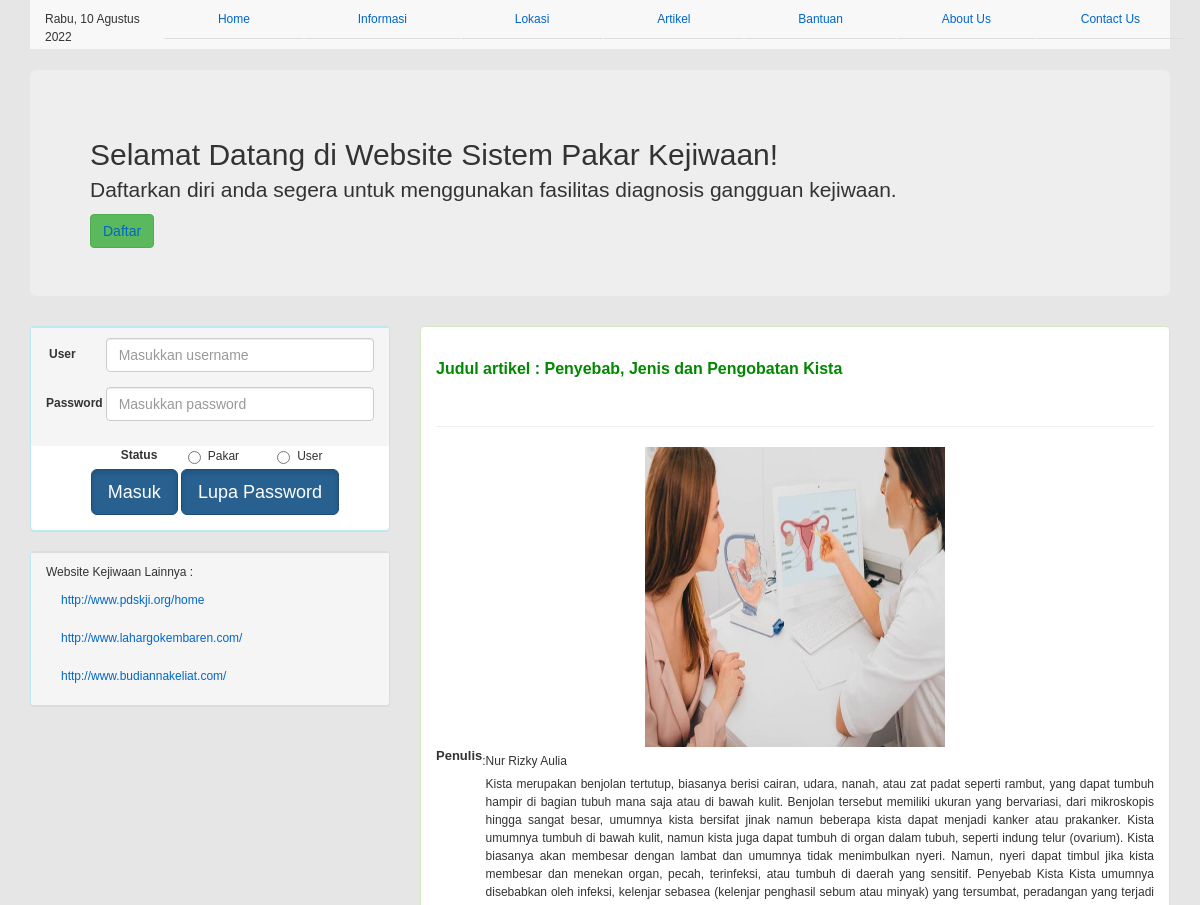
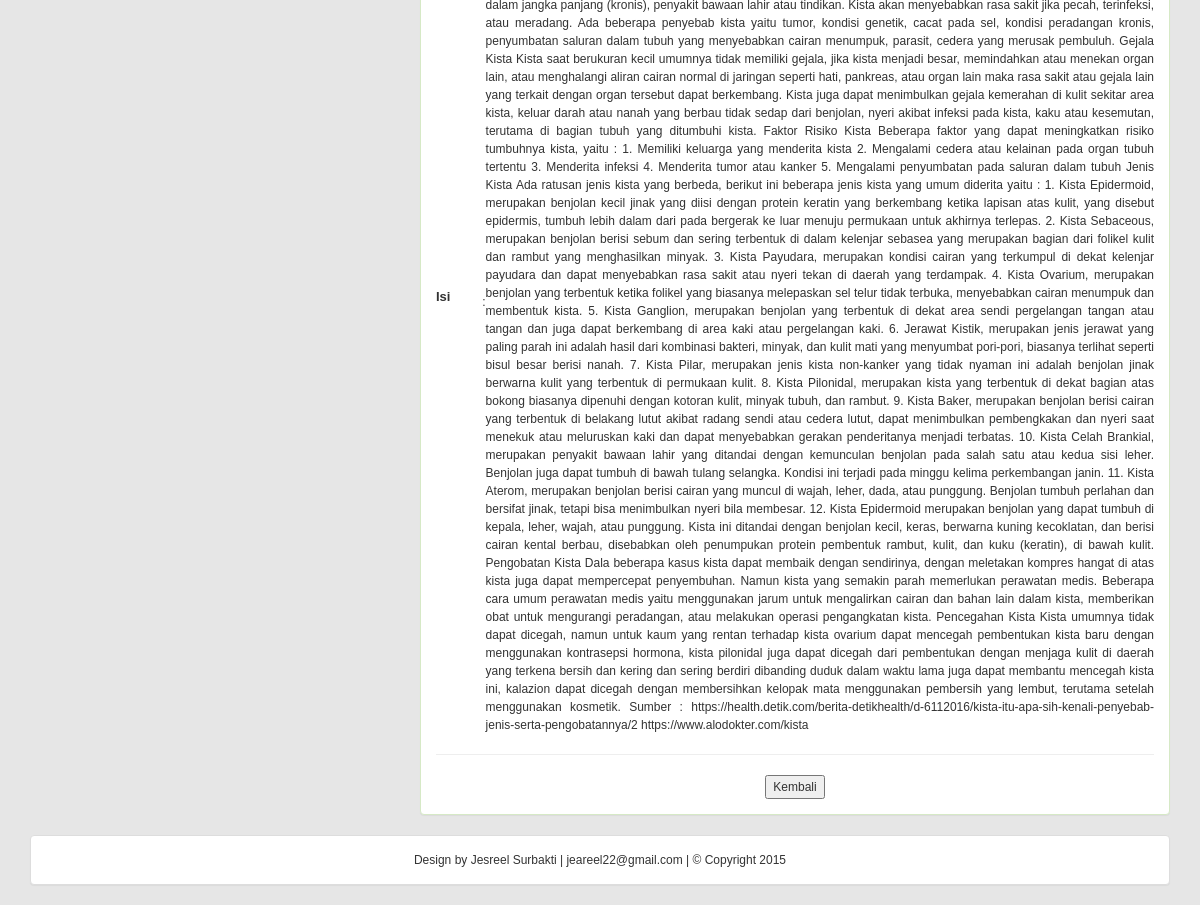
Screenshot of /detailartikel_display.php?page=4&act=detailartikel&kd_artikel=A0005 with the database file from the repository (2 pictures, top to bottom).
### tables this page shows
CREATE TABLE `artikel` (
  `kd_artikel` varchar(5) NOT NULL,
  `penulis` varchar(30) NOT NULL,
  `judul` text NOT NULL,
  `abstrak` varchar(200) NOT NULL,
  `isi` text NOT NULL,
  `gambar` varchar(60) NOT NULL
);

### tanggal.php (called while the page is built, shortened)
<?php
	$namaHari   = array("Ahad", "Senin", "Selasa", "Rabu", "Kamis", "Jumat", "Sabtu","Minggu");
	$namaBulan = array("Januari", "Februari", "Maret", "April", "Mei",  "Juni", "Juli", "Agustus", "September", "Oktober", "November",  "Desember");
	$tglsekarang = $namaHari[date('N')] . ", " . date('j') . " " . $namaBulan[(date('n')-1)] . " " . date('Y');
	?>

### detailartikel_display.php (the view, shortened to what this page needs)
<?php
include "tanggal.php";
?>
<!DOCTYPE html>
<html>
<head>
	<link rel="stylesheet" type="text/css" href="css/bootstrap.css">
	<link href="templatemo_style.css" rel="stylesheet" type="text/css" />
</head>
<body>
	<div class="container">
		<nav class="navbar navbar-default navbar-static-top">
			<div class="navbar-inner">
				<div class="container">
					<ul class="nav nav-tabs nav-justified">
						<li role="presentation">
							<?php echo "$tglsekarang"; ?>
						</li>
						<li role="presentation"><a href="index.php">Home</a></li>
						<li role="presentation"> <a href="informasi.php">Informasi</a></li>
						<li role="presentation"><a href="lokasi_display.php">Lokasi</a></li>
						<li role="presentation"><a href="Artikel_display.php">Artikel</a></li>
						<li role="presentation"><a href="bantuan.php">Bantuan</a></li>
						<li role="presentation"><a href="about.php">About Us</a></li>
						<li role="presentation"><a href="contact.php">Contact Us</a></li>
					</ul>
				</div>
			</div>
		</nav>
		<div class="jumbotron">
			<h2>Selamat Datang di Website Sistem Pakar Kejiwaan!</h2>
			<p>Daftarkan diri anda segera untuk menggunakan fasilitas diagnosis gangguan kejiwaan.</p>
			<a href="daftar.php" class="btn btn-large btn-success">Daftar</a>
		</div>
		<div class="row">
			<div class="col-md-4">
				<div class="panel panel-info">
					<div class="panel-footer">
						<form class="form-horizontal" role="form" method="post" action="login.php">
							<div class="form-group">
								<label for="username" class="col-sm-2 control-label">User</label>
								<div class="col-sm-10">
									<input type="text" class="form-control" name="username" placeholder="Masukkan username">
								</div>
							</div>
							<div class="form-group">
								<label for="password" class="col-sm-2 control-label">Password</label>
								<div class="col-sm-10">
									<input type="password" class="form-control" name="password" placeholder="Masukkan password">
								</div>
							</div>
					</div>
					<div class="form-group">
						<div class="col-sm-offset-2 col-sm-10">
							<div class="form-group">
								<label class="control-label col-xs-3">Status</label>
								<div class="col-xs-4">
									<label class="radio-inline">
										<input type="radio" name="status" value="pakar"> Pakar
									</label>
								</div>
								<div class="col-xs-4">
									<label class="radio-inline">
										<input type="radio" name="status" value="user"> User
									</label>
								</div>
							</div>
						</div>
						<div class="form-group">
							<div class="col-sm-offset-2">
								<button type="submit" class="btn btn-primary btn-lg active">Masuk</button>
								<a href="lupa_pw.php" class="btn btn-primary btn-lg active" role="button">Lupa Password</a>
							</div>
						</div>
					</div>
				</div>
				<div class="panel panel-info">
					<div class="panel-footer">
						<ul class="nav nav-list">
							<li class="nav-header">Website Kejiwaan Lainnya :</li>
							<li class="active"><a href="http://www.pdskji.org/home">http://www.pdskji.org/home</a></li>
							<li><a href="http://www.lahargokembaren.com/">http://www.lahargokembaren.com/</a></li>
							<li><a href="http://www.budiannakeliat.com/">http://www.budiannakeliat.com/</a></li>
						</ul>
					</div>
				</div>
			</div>
			<div class="col-md-8">
				<div class="panel panel-success">
					<div class="panel-body">
						<link href="templatemo_style.css" rel="stylesheet" type="text/css" />
						<link href="SpryAssets/SpryValidationTextarea.css" rel="stylesheet" type="text/css" />
						<link href="SpryAssets/SpryValidationTextField.css" rel="stylesheet" type="text/css" />
						<?php include("koneksi_db.php");
						$act = isset($_GET['act']);
						?>
						<div class="text_area" align="justify">
							<?php
							if ($act == "detailartikel") {
								$kd_artikel = $_GET['kd_artikel'];
								$qry = mysqli_query($conn, "SELECT * FROM artikel WHERE kd_artikel='$kd_artikel'");
								$data = mysqli_fetch_array($qry);
							?>
								<br>
								<div class="text_area" align="justify">
									<div class="title">Judul artikel : <?php echo $data['judul']; ?></div>
									<br>
									<table>
										<tr>
											<td colspan="3">
												<hr color="#AAAAAA">
											</td>
										</tr>
										<tr>
											<td colspan="3" align="center"><?php echo "<img src='gambarartikel/" . $data['gambar'] . "' width='300px' height='300px'/>"; ?></td>
										</tr>
										<tr>
											<td class="subtitle">Penulis</td>
											<td align="center">:</td>
											<td><?php echo $data['penulis']; ?></td>
										</tr>
										<tr>
											<td class="subtitle">Isi</td>
											<td align="center">:</td>
											<td><?php echo $data['isi']; ?></td>
										</tr>
										<tr>
											<td colspan="3">
												<hr color="#AAAAAA">
											</td>
										</tr>
										<tr>
										<tr>
											<td colspan="3" align="center"><input type="button" name="kembali" value="Kembali" onclick="javascript:history.go(-1)" /></td>
										</tr>
									</table>
								</div>
							<?php
							}
							?>
						</div>
					</div>
				</div>
			</div>
		</div>
		<div class="row">
			<div class="container">
				<div class="panel panel-default">
					<div class="panel-body">
						<center>
							Design by Jesreel Surbakti | jeareel22@gmail.com | © Copyright 2015
						</center>
					</div>
				</div>
			</div>
		</div>
	</div>
</body>
</html>

### templatemo_style.css (style rules this page uses)
body { margin:0; padding:0; line-height: 1.5em; font-family: Verdana, Arial, Helvetica, sans-serif; font-size: 12px; background-color:#E6E6E6; }
a:link { color: #0066CC; text-decoration: none }
.title { padding-bottom: 10px; font-size: 16px; font-weight: bold; color: #008800; }
.subtitle { padding-bottom: 10px; font-size: 13px; font-weight: bold; }

### rows the page displays
artikel: judul "Penyebab, Jenis dan Pengobatan Kista", gambar (picture), penulis "Nur Rizky Aulia", isi "Kista merupakan benjolan tertutup, biasanya berisi cairan, udara, nanah, atau zat padat seperti rambut, yang dapat tumbuh hampir di bagian tubuh mana saja atau di bawah kulit. Benjolan tersebut memiliki ukuran yang bervariasi, dari mikroskopis hingga sangat besar, umumnya kista bersifat jinak namun beberapa kista dapat menjadi kanker atau prakanker. Kista umumnya tumbuh di bawah kulit, namun kista juga dapat tumbuh di organ dalam tubuh, seperti indung telur (ovarium). Kista biasanya akan membesar dengan lambat dan umumnya tidak menimbulkan nyeri. Namun, nyeri dapat timbul jika kista membesar dan menekan organ, pecah, terinfeksi, atau tumbuh di daerah yang sensitif. Penyebab Kista Kista…"

### other values shown
$tglsekarang "Rabu, 10 Agustus 2022"
